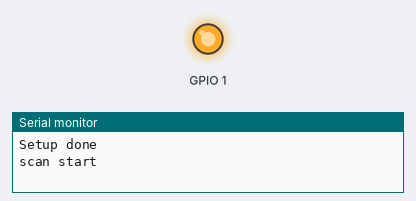
A sketch run on a simulated ESP32. Parts: output pins drawn as LEDs (lit = HIGH), the last lines printed to the serial monitor. A WiFi scan finds three made-up networks.

Above: at 2.0 s.
At 5.0 s:
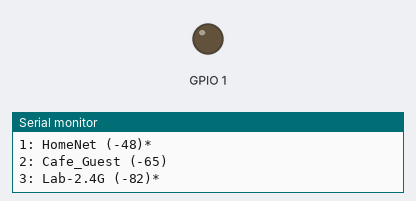
Timing chart, 0 to 7.8 s (numbered marks = the images above):
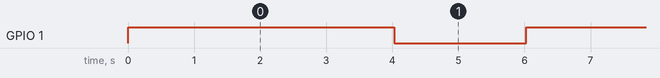

The sketch:

ESP32WiFiRSSITest.ino
```cpp
#include "WiFi.h"

void setup() {
  Serial.begin(115200);

  // Set WiFi to station mode and disconnect from an AP if it was previously connected
  pinMode(1, OUTPUT);
  Serial.println("Setup done");
}

void loop() {
  Serial.println("scan start");
  digitalWrite(1, HIGH);  // turn on the LED
  // WiFi.scanNetworks will return the number of networks found
  int n = WiFi.scanNetworks();
  Serial.println("scan done");
  if (n == 0) {
    Serial.println("no networks found");
  } else {
    Serial.print(n);
    Serial.println(" networks found");
    for (int i = 0; i < n; ++i) {
      // Print SSID and RSSI for each network found
      Serial.print(i + 1);
      Serial.print(": ");
      Serial.print(WiFi.SSID(i));
      Serial.print(" (");
      Serial.print(WiFi.RSSI(i));
      Serial.print(")");
      Serial.println((WiFi.encryptionType(i) == WIFI_AUTH_OPEN) ? " " : "*");
      delay(10);
    }
  }
  Serial.println("");
  delay(2000);
  digitalWrite(1, LOW);
  // Wait a bit before scanning again
  delay(2000);
}
```

Measured:
- by itself, GPIO 1: alternates HIGH for 4.0 s and LOW for 2.0 s
